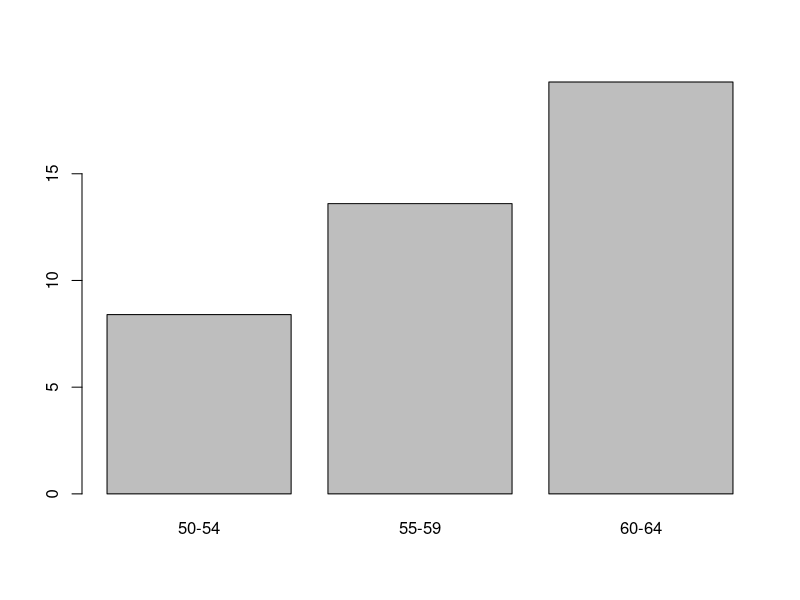
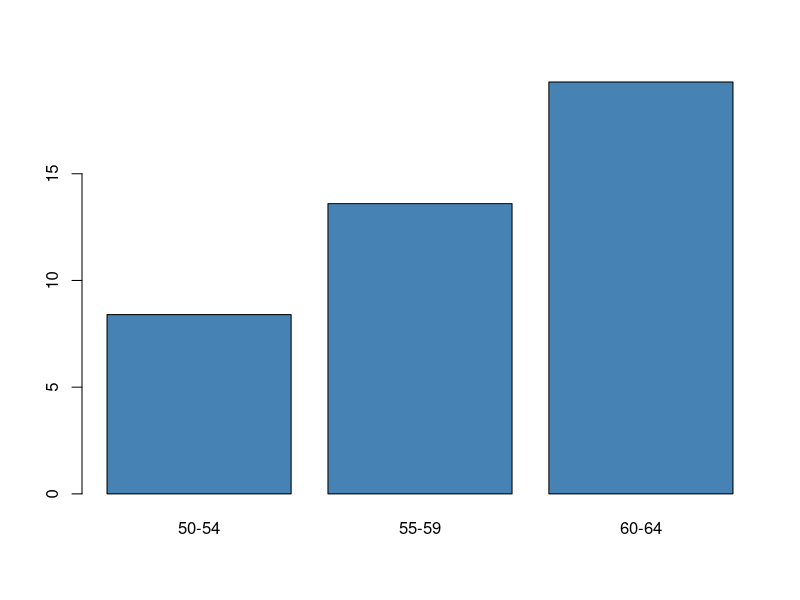
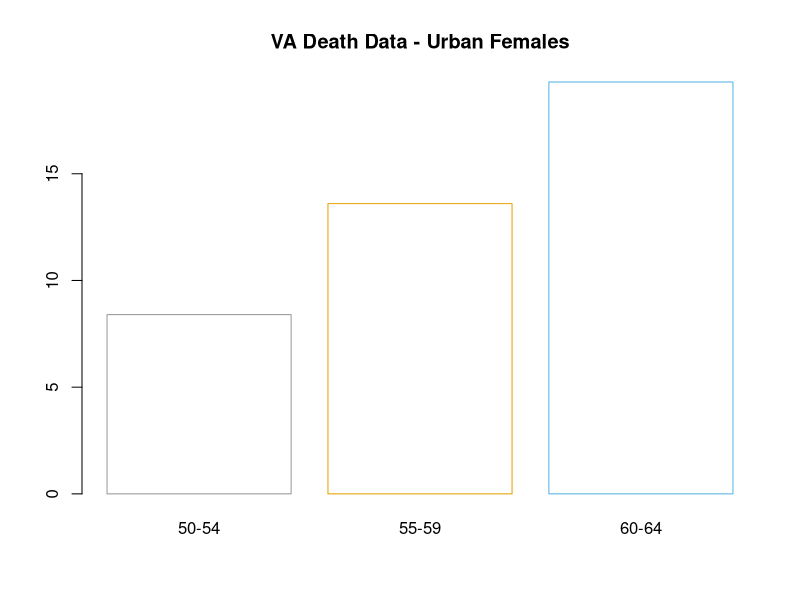

Source code (R) for these figures, in order:
## ---- chunk 1
knitr::opts_chunk$set(echo = TRUE)
## ---- chunk 2
x <- 1
x
## ---- chunk 3
numerical_list = c(0.75, 10, 8, 7, 5, 6.5)
numerical_list
## ---- chunk 4
list_of_strings <- c("Elo", "Charlie", "Molly", "Woody", "Monte", "Ben")
list_of_strings
## ---- chunk 5
data("VADeaths")
## ---- chunk 6
summary(VADeaths)
## ---- chunk 7
VAsubsetUF <- VADeaths[1:3, "Urban Female"]
VAsubsetUF
## ---- chunk 8
barplot(VAsubsetUF)
## ---- chunk 9
barplot(VAsubsetUF, col = "steelblue")
## ---- chunk 10
barplot(VAsubsetUF, col = "white",
        border = c("#999999", "#E69F00", "#56B4E9"), 
        main = "VA Death Data - Urban Females")
## ---- chunk 11
mean(35, 64, 85)
## ---- chunk 12
?base::mean
## ---- chunk 13
?barplot
